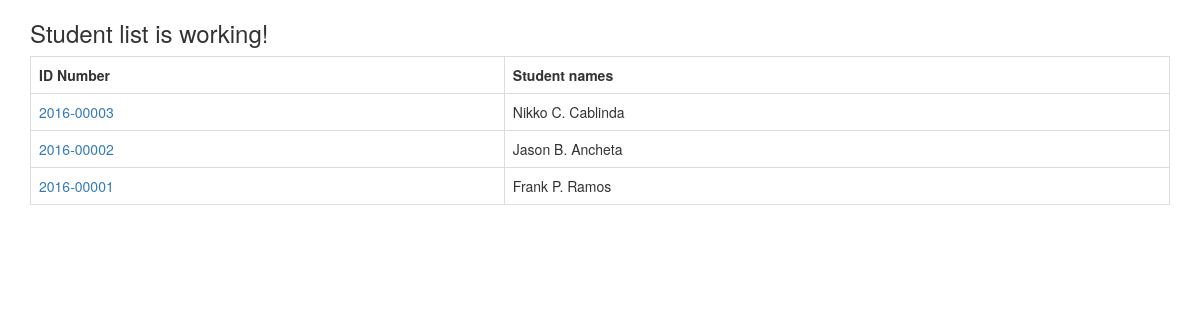
The page /student/ on the database its author committed.
### student/models.py (models this page shows, shortened)
class Student(models.Model):
	block=models.ForeignKey(Block)
	id_number=models.CharField(max_length=20)
	first_name=models.CharField(max_length=60)
	middle_name=models.CharField(max_length=60)
	last_name=models.CharField(max_length=60)
	extension_name=models.CharField(max_length=5, blank=True)
	def full_name(self):
		full_name="%s %s. %s %s"%(self.first_name, self.middle_name[0], self.last_name, self.extension_name)
		return full_name

### student/views.py (the view)
def studentIndex(request):
	student=Student.objects.all().order_by('-id')
	context={
		"title": 'Student list',
		"student_list": student,
	}
	return render(request, "student/student_list.html", context)

### templates/student/student_list.html
{% extends "base.html" %}
{% block content %}
	<h3>{{title}} is working!</h3>
	<table class="table table-bordered table-hover">
		<tr>
			<th>ID Number</th>
			<th>Student names</th>
		</tr>
		{% for names in student_list %}
		<tr>
			<td><a href="{% url 'student:detail' pk=names.id %}">{{names.id_number}}</a></td>
			<td>{{names.full_name}}</td>
		</tr>
		{% endfor %}
	</table>
{% endblock %}

### rows shown on the page
Student: id_number "2016-00003", full_name "Nikko C. Cablinda"
Student: id_number "2016-00002", full_name "Jason B. Ancheta"
Student: id_number "2016-00001", full_name "Frank P. Ramos"

### other values the page prints
{{ title }} "Student list"
